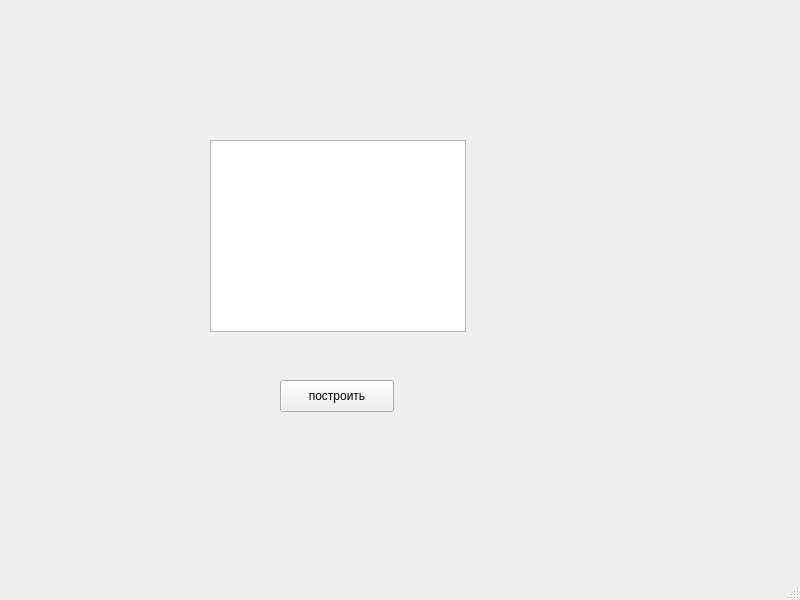
<?xml version="1.0" encoding="UTF-8"?>
<ui version="4.0">
 <class>MainWindow</class>
 <widget class="QMainWindow" name="MainWindow">
  <property name="geometry">
   <rect>
    <x>0</x>
    <y>0</y>
    <width>800</width>
    <height>600</height>
   </rect>
  </property>
  <property name="windowTitle">
   <string>MainWindow</string>
  </property>
  <widget class="QWidget" name="centralwidget">
   <widget class="PlotWidget" name="graphicsView">
    <property name="geometry">
     <rect>
      <x>210</x>
      <y>140</y>
      <width>256</width>
      <height>192</height>
     </rect>
    </property>
   </widget>
   <widget class="QPushButton" name="pushButton">
    <property name="geometry">
     <rect>
      <x>280</x>
      <y>380</y>
      <width>114</width>
      <height>32</height>
     </rect>
    </property>
    <property name="text">
     <string>построить</string>
    </property>
   </widget>
  </widget>
  <widget class="QStatusBar" name="statusbar"/>
 </widget>
 <customwidgets>
  <customwidget>
   <class>PlotWidget</class>
   <extends>QGraphicsView</extends>
   <header>pyqtgraph</header>
  </customwidget>
 </customwidgets>
 <resources/>
 <connections/>
</ui>
